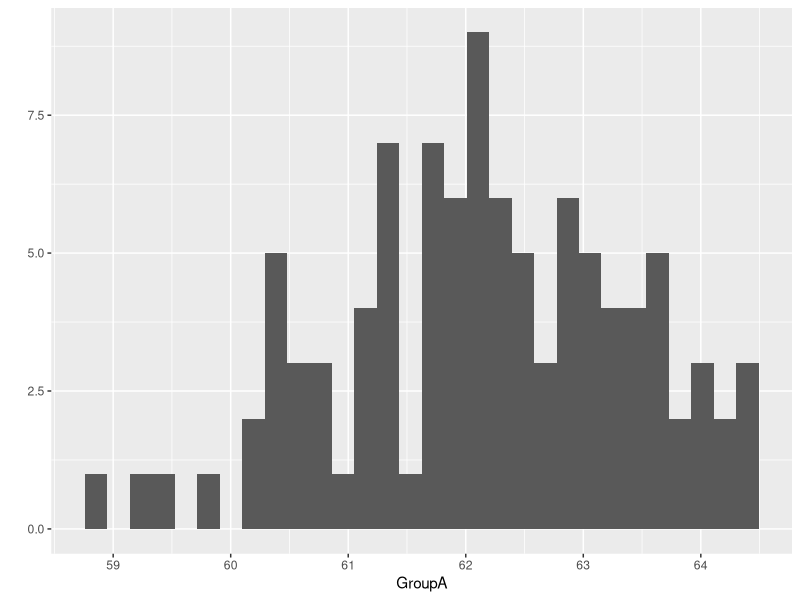
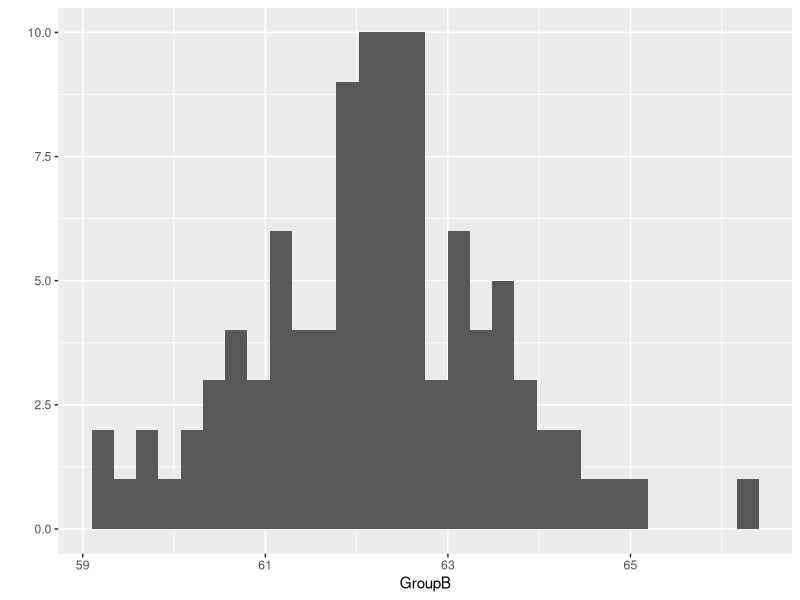
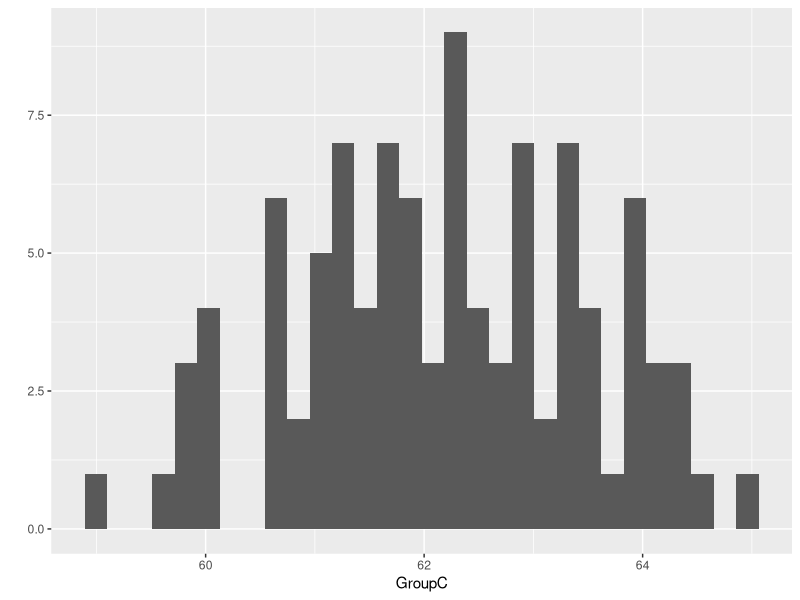

The R source for these figures, in order:
## ---- chunk 1
#Create counter function#
count <- function(x){
  counter <- 0
  for(i in 1:length(x)){
    if(x[i] == 0){
      counter <- counter+1
    }
    else{
      counter <- counter+0
    }
  }
  return(counter)
}

#Create dummy data + run function
rv1 <- rep(0,20)
count(rv1)
#created a vector of 20 zeros, counter returns 20 zeros
## ---- chunk 2

#create function
count2 <- function(x){
  return(length(x[which(x == 0)]))
}

#run function
rv2 <- c(rep(0,10),rep(1,10)) #create dataset with 10 zeros
count2(rv2) #returns count of 10
## ---- chunk 3
make_matrix <- function(a=4,b=5){
  m <- matrix(nrow = a, ncol = b)
  for(i in 1:nrow(m)){
    for(j in 1:ncol(m)){
      m[i,j] <- i*j
    }
  }
  return(m)
}
make_matrix()
## ---- chunk 4
groupA <- cbind(rep('groupA',100),rnorm(n = 100, mean = 60, sd = 5))
groupB <- cbind(rep('groupB',100),rnorm(n = 100, mean = 45, sd = 5))
groupC <- cbind(rep('groupC',100),rnorm(n = 100, mean = 81, sd = 5))
df1 <- rbind(groupA,groupB,groupC)
df1
colnames(df1) <- c('group','variable')
df1 <- as.data.frame(df1)
df1$variable <- as.numeric(df1$variable)
## ---- chunk 5
library(dplyr)
shuffle <- function(df = df1){
  colnames(df) <- c('group','variable')
  variable <- (sample(df$variable, replace = F))
  group <- df$group
  df2 <- data.frame(group,variable)
  df3 <- df2 %>% group_by(group) %>% summarize(mean = mean(variable))
  return(df3)
}
shuffle(df1)
## ---- chunk 6
library(tidyverse)
results <- data.frame()
for(i in 1:100){
  df3 <- shuffle(df1)
  df3 <- df3 %>% pivot_wider(names_from = group, values_from = mean)
  #rownames_to_column(df3)
  df3 <-cbind(i,df3)
  results <- rbind(results, df3)
}
results  
## ---- chunk 7
library(ggplot2)
xlabel <- c('GroupA','GroupB','GroupC')
loop.vector <- 2:4
for( i in loop.vector){
  plot <- qplot(results[,i], geom='histogram',xlab = xlabel[i-1])
  print(plot)
}
